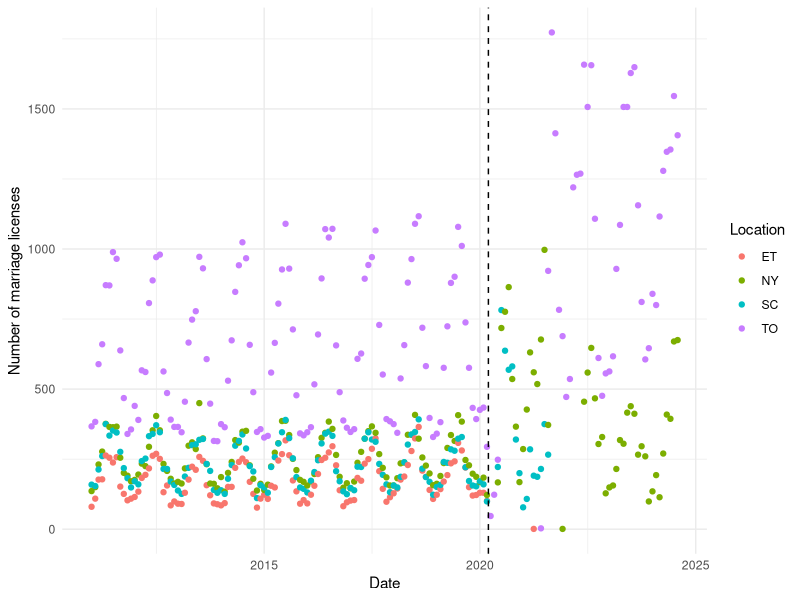

Write R code to recreate this figure.
## ---- chunk 1
#| include: false
#| warning: false
#| message: false

library(tidyverse)

data <- read_csv(here::here("data/analysis_data/analysis_data.csv"))
## ---- chunk 2
#| label: fig-asdfafdesadfsdfas
#| fig-cap: Number of marriage licenses in Toronto, by civic center (2011 - 2024)
#| echo: false

data |> 
  ggplot(aes(x = date, 
             y = marriage_licenses,
             color = civic_centre)) +
  geom_point() + 
  geom_vline(xintercept = lubridate::ymd("2020-03-13"),
              linetype = "dashed") +
  theme_minimal() +
  labs(x = "Date",
       y = "Number of marriage licenses",
       color = "Location")
